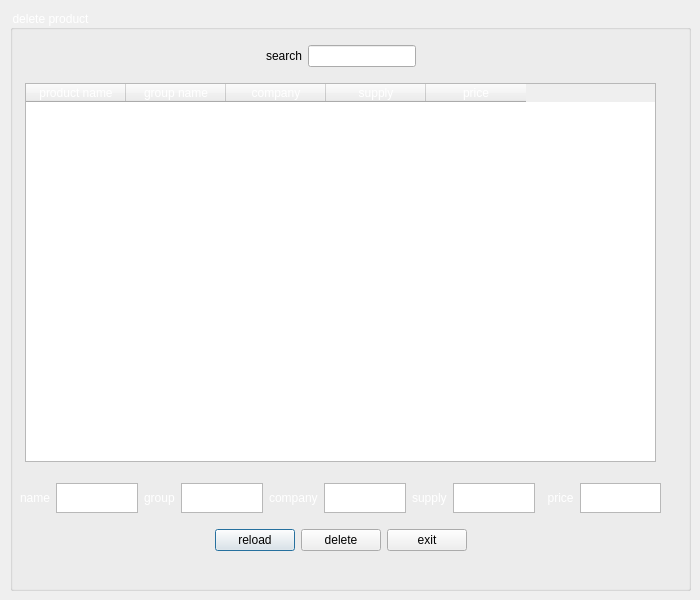
<?xml version="1.0" encoding="UTF-8"?>
<ui version="4.0">
 <class>deletepg</class>
 <widget class="QDialog" name="deletepg">
  <property name="geometry">
   <rect>
    <x>0</x>
    <y>0</y>
    <width>700</width>
    <height>600</height>
   </rect>
  </property>
  <property name="sizePolicy">
   <sizepolicy hsizetype="Fixed" vsizetype="Fixed">
    <horstretch>0</horstretch>
    <verstretch>0</verstretch>
   </sizepolicy>
  </property>
  <property name="maximumSize">
   <size>
    <width>700</width>
    <height>600</height>
   </size>
  </property>
  <property name="windowTitle">
   <string>Dialog</string>
  </property>
  <widget class="QWidget" name="back" native="true">
   <property name="geometry">
    <rect>
     <x>10</x>
     <y>10</y>
     <width>681</width>
     <height>581</height>
    </rect>
   </property>
   <property name="styleSheet">
    <string notr="true">#back
{
	border-image: url(:/new/prefix1/unnamed.png);
}</string>
   </property>
   <layout class="QVBoxLayout" name="verticalLayout">
    <item>
     <widget class="QGroupBox" name="groupBox">
      <property name="sizePolicy">
       <sizepolicy hsizetype="Fixed" vsizetype="Fixed">
        <horstretch>0</horstretch>
        <verstretch>0</verstretch>
       </sizepolicy>
      </property>
      <property name="maximumSize">
       <size>
        <width>700</width>
        <height>600</height>
       </size>
      </property>
      <property name="styleSheet">
       <string notr="true">color:white;</string>
      </property>
      <property name="title">
       <string>delete product</string>
      </property>
      <widget class="QWidget" name="verticalWidget_4" native="true">
       <property name="geometry">
        <rect>
         <x>0</x>
         <y>20</y>
         <width>661</width>
         <height>531</height>
        </rect>
       </property>
       <property name="sizePolicy">
        <sizepolicy hsizetype="Fixed" vsizetype="Fixed">
         <horstretch>0</horstretch>
         <verstretch>0</verstretch>
        </sizepolicy>
       </property>
       <layout class="QVBoxLayout" name="verticalLayout_4">
        <property name="leftMargin">
         <number>5</number>
        </property>
        <property name="topMargin">
         <number>5</number>
        </property>
        <property name="rightMargin">
         <number>5</number>
        </property>
        <property name="bottomMargin">
         <number>5</number>
        </property>
        <item>
         <layout class="QVBoxLayout" name="verticalLayout_5">
          <property name="leftMargin">
           <number>5</number>
          </property>
          <property name="topMargin">
           <number>5</number>
          </property>
          <property name="rightMargin">
           <number>5</number>
          </property>
          <property name="bottomMargin">
           <number>5</number>
          </property>
          <item>
           <layout class="QHBoxLayout" name="horizontalLayout_7">
            <property name="leftMargin">
             <number>5</number>
            </property>
            <property name="topMargin">
             <number>5</number>
            </property>
            <property name="rightMargin">
             <number>5</number>
            </property>
            <property name="bottomMargin">
             <number>5</number>
            </property>
            <item>
             <spacer name="horizontalSpacer_3">
              <property name="orientation">
               <enum>Qt::Horizontal</enum>
              </property>
              <property name="sizeHint" stdset="0">
               <size>
                <width>40</width>
                <height>20</height>
               </size>
              </property>
             </spacer>
            </item>
            <item>
             <widget class="QLabel" name="label_5">
              <property name="sizePolicy">
               <sizepolicy hsizetype="Fixed" vsizetype="Fixed">
                <horstretch>0</horstretch>
                <verstretch>0</verstretch>
               </sizepolicy>
              </property>
              <property name="styleSheet">
               <string notr="true">color:black;</string>
              </property>
              <property name="text">
               <string>search</string>
              </property>
             </widget>
            </item>
            <item>
             <widget class="QLineEdit" name="searchline">
              <property name="sizePolicy">
               <sizepolicy hsizetype="Fixed" vsizetype="Fixed">
                <horstretch>0</horstretch>
                <verstretch>0</verstretch>
               </sizepolicy>
              </property>
              <property name="maximumSize">
               <size>
                <width>250</width>
                <height>30</height>
               </size>
              </property>
              <property name="styleSheet">
               <string notr="true">color:black;</string>
              </property>
             </widget>
            </item>
            <item>
             <spacer name="horizontalSpacer_4">
              <property name="orientation">
               <enum>Qt::Horizontal</enum>
              </property>
              <property name="sizeHint" stdset="0">
               <size>
                <width>40</width>
                <height>20</height>
               </size>
              </property>
             </spacer>
            </item>
           </layout>
          </item>
          <item>
           <layout class="QHBoxLayout" name="horizontalLayout_8">
            <property name="leftMargin">
             <number>5</number>
            </property>
            <property name="topMargin">
             <number>5</number>
            </property>
            <property name="rightMargin">
             <number>5</number>
            </property>
            <property name="bottomMargin">
             <number>5</number>
            </property>
            <item>
             <widget class="QTableWidget" name="show">
              <property name="styleSheet">
               <string notr="true">textcolor:black;</string>
              </property>
              <column>
               <property name="text">
                <string>product name</string>
               </property>
              </column>
              <column>
               <property name="text">
                <string>group name</string>
               </property>
              </column>
              <column>
               <property name="text">
                <string>company</string>
               </property>
              </column>
              <column>
               <property name="text">
                <string>supply</string>
               </property>
              </column>
              <column>
               <property name="text">
                <string>price</string>
               </property>
              </column>
             </widget>
            </item>
           </layout>
          </item>
         </layout>
        </item>
        <item>
         <layout class="QHBoxLayout" name="horizontalLayout_13">
          <property name="leftMargin">
           <number>5</number>
          </property>
          <property name="topMargin">
           <number>5</number>
          </property>
          <property name="rightMargin">
           <number>5</number>
          </property>
          <property name="bottomMargin">
           <number>5</number>
          </property>
          <item>
           <widget class="QLabel" name="label_9">
            <property name="text">
             <string>name</string>
            </property>
           </widget>
          </item>
          <item>
           <widget class="QTextBrowser" name="name">
            <property name="sizePolicy">
             <sizepolicy hsizetype="Fixed" vsizetype="Fixed">
              <horstretch>0</horstretch>
              <verstretch>0</verstretch>
             </sizepolicy>
            </property>
            <property name="maximumSize">
             <size>
              <width>200</width>
              <height>30</height>
             </size>
            </property>
           </widget>
          </item>
          <item>
           <widget class="QLabel" name="label_10">
            <property name="sizePolicy">
             <sizepolicy hsizetype="Fixed" vsizetype="Fixed">
              <horstretch>0</horstretch>
              <verstretch>0</verstretch>
             </sizepolicy>
            </property>
            <property name="text">
             <string>group</string>
            </property>
           </widget>
          </item>
          <item>
           <widget class="QTextBrowser" name="group">
            <property name="sizePolicy">
             <sizepolicy hsizetype="Fixed" vsizetype="Fixed">
              <horstretch>0</horstretch>
              <verstretch>0</verstretch>
             </sizepolicy>
            </property>
            <property name="maximumSize">
             <size>
              <width>200</width>
              <height>30</height>
             </size>
            </property>
           </widget>
          </item>
          <item>
           <widget class="QLabel" name="label">
            <property name="text">
             <string>company</string>
            </property>
           </widget>
          </item>
          <item>
           <widget class="QTextBrowser" name="company">
            <property name="sizePolicy">
             <sizepolicy hsizetype="Fixed" vsizetype="Fixed">
              <horstretch>0</horstretch>
              <verstretch>0</verstretch>
             </sizepolicy>
            </property>
            <property name="maximumSize">
             <size>
              <width>200</width>
              <height>30</height>
             </size>
            </property>
           </widget>
          </item>
          <item>
           <widget class="QLabel" name="label_11">
            <property name="sizePolicy">
             <sizepolicy hsizetype="Fixed" vsizetype="Fixed">
              <horstretch>0</horstretch>
              <verstretch>0</verstretch>
             </sizepolicy>
            </property>
            <property name="text">
             <string>supply</string>
            </property>
           </widget>
          </item>
          <item>
           <widget class="QTextBrowser" name="supply">
            <property name="sizePolicy">
             <sizepolicy hsizetype="Fixed" vsizetype="Fixed">
              <horstretch>0</horstretch>
              <verstretch>0</verstretch>
             </sizepolicy>
            </property>
            <property name="maximumSize">
             <size>
              <width>200</width>
              <height>30</height>
             </size>
            </property>
           </widget>
          </item>
          <item>
           <widget class="QLabel" name="label_12">
            <property name="sizePolicy">
             <sizepolicy hsizetype="Fixed" vsizetype="Fixed">
              <horstretch>0</horstretch>
              <verstretch>0</verstretch>
             </sizepolicy>
            </property>
            <property name="text">
             <string>  price</string>
            </property>
           </widget>
          </item>
          <item>
           <widget class="QTextBrowser" name="price">
            <property name="sizePolicy">
             <sizepolicy hsizetype="Fixed" vsizetype="Fixed">
              <horstretch>0</horstretch>
              <verstretch>0</verstretch>
             </sizepolicy>
            </property>
            <property name="maximumSize">
             <size>
              <width>200</width>
              <height>30</height>
             </size>
            </property>
           </widget>
          </item>
         </layout>
        </item>
        <item>
         <layout class="QHBoxLayout" name="horizontalLayout_11">
          <property name="leftMargin">
           <number>5</number>
          </property>
          <property name="topMargin">
           <number>5</number>
          </property>
          <property name="rightMargin">
           <number>5</number>
          </property>
          <property name="bottomMargin">
           <number>5</number>
          </property>
          <item>
           <spacer name="horizontalSpacer_2">
            <property name="orientation">
             <enum>Qt::Horizontal</enum>
            </property>
            <property name="sizeHint" stdset="0">
             <size>
              <width>40</width>
              <height>20</height>
             </size>
            </property>
           </spacer>
          </item>
          <item>
           <widget class="QPushButton" name="reload_2">
            <property name="styleSheet">
             <string notr="true">color:black;</string>
            </property>
            <property name="text">
             <string>reload</string>
            </property>
           </widget>
          </item>
          <item>
           <widget class="QPushButton" name="delete_2">
            <property name="styleSheet">
             <string notr="true">color:black;</string>
            </property>
            <property name="text">
             <string>delete</string>
            </property>
           </widget>
          </item>
          <item>
           <widget class="QPushButton" name="exit">
            <property name="styleSheet">
             <string notr="true">color:black;</string>
            </property>
            <property name="text">
             <string>exit</string>
            </property>
           </widget>
          </item>
          <item>
           <spacer name="horizontalSpacer">
            <property name="orientation">
             <enum>Qt::Horizontal</enum>
            </property>
            <property name="sizeHint" stdset="0">
             <size>
              <width>40</width>
              <height>20</height>
             </size>
            </property>
           </spacer>
          </item>
         </layout>
        </item>
       </layout>
      </widget>
     </widget>
    </item>
   </layout>
  </widget>
 </widget>
 <resources/>
 <connections/>
</ui>
